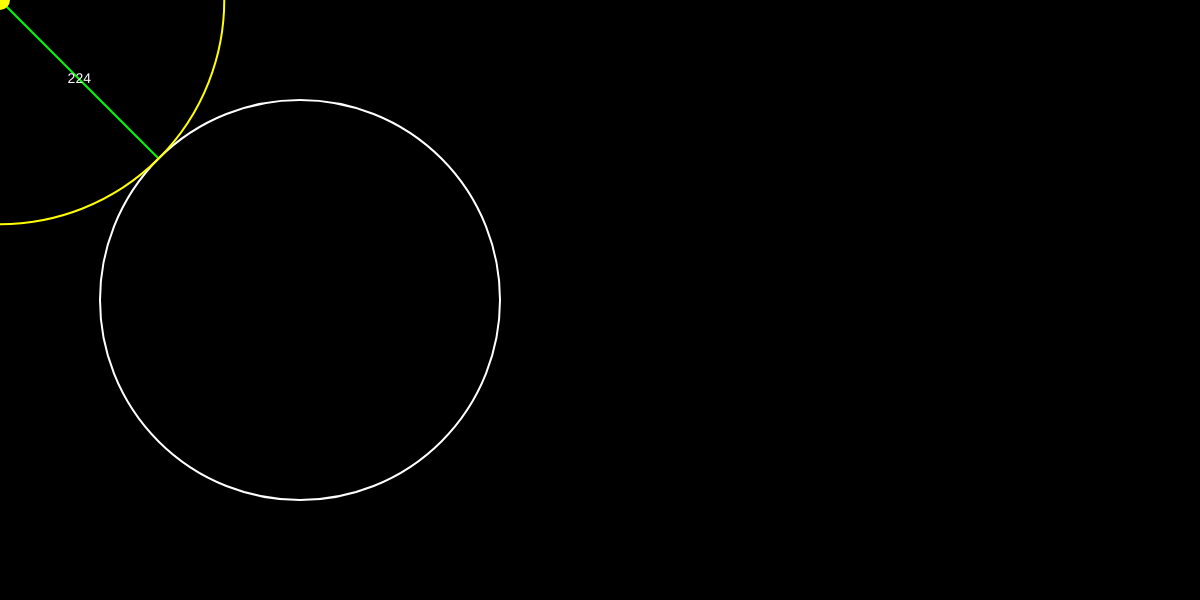
Frame 1 (no input)
Frame 60 (no input): identical to frame 1, image omitted
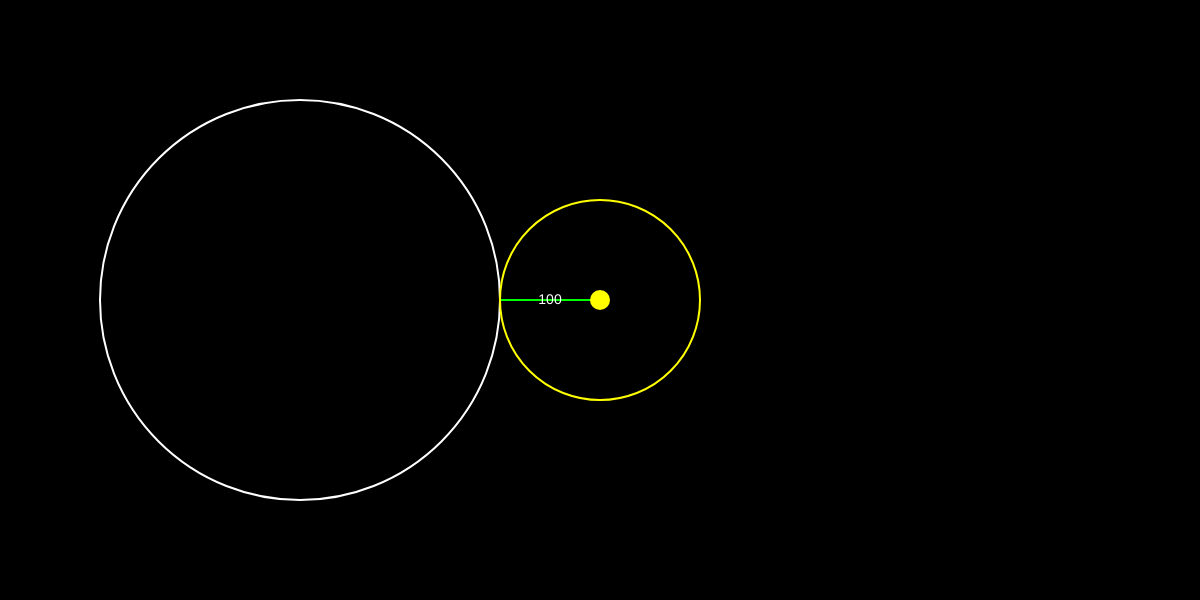
Frame 120 (the mouse pressed at the canvas centre since frame 60)

The p5.js sketch that drew these frames (run headless with seeded random() and noise() and a simulated clock; from frame 60 on, the mouse is pressed at the canvas centre):

// p5.js sketch
// ── sketch.js

function setup() {
  createCanvas(min(1200,windowWidth),min(windowHeight,600));
}
function draw() {   

  background(0); 

  stroke(255)
  noFill();
  strokeWeight(2);

  const DimStatic = min(400,windowHeight/1.5) ;
  const raggStatic = DimStatic / 2;
  const centroStatic = min(600/2, windowHeight / 2);

  ellipse(centroStatic, centroStatic, DimStatic);
  
  const distanza = dist(mouseX, mouseY, centroStatic, centroStatic);
  
  const centroDinamic = (mouseX, mouseY)
  const raggDinamic = abs(distanza - raggStatic);
  const DimDinamic = raggDinamic * 2;
  
  //da rivdere da qui in poi 
  const CentroX = centroStatic - mouseX
  const CentroY = centroStatic - mouseY
  
  const linea = sqrt ( CentroX*CentroX + CentroY * CentroY)

  let normcentroX = 0
  let normcentroY = 0

  if (linea > 0) {
    normcentroX = CentroX / linea 
    normcentroY = CentroY / linea
  }
 let distfinaleX = normcentroX
 let distfinaleY = normcentroY

  if(linea < raggStatic && linea > 0) {
    distfinaleX = -normcentroX
    distfinaleY = -normcentroY
  }

  const lineEndX = mouseX + distfinaleX* raggDinamic
  const lineEndY = mouseY + distfinaleY* raggDinamic


  if (distanza < raggStatic) {
    stroke(255, 0, 0); 
  } else {
    stroke(0, 255, 0); 
  }
  line (mouseX, mouseY, lineEndX, lineEndY)


  stroke(255,255, 0)
  ellipse(mouseX, mouseY, DimDinamic);

  noStroke()
  fill(255, 255, 0)
  ellipse(mouseX, mouseY, 20)

  fill(255); 
  textSize(14);
  textAlign(CENTER, CENTER);


  const greenLineMidX = (mouseX + lineEndX) / 2;
  const greenLineMidY = (mouseY + lineEndY) / 2;
  text(raggDinamic.toFixed(0), greenLineMidX, greenLineMidY);
}
